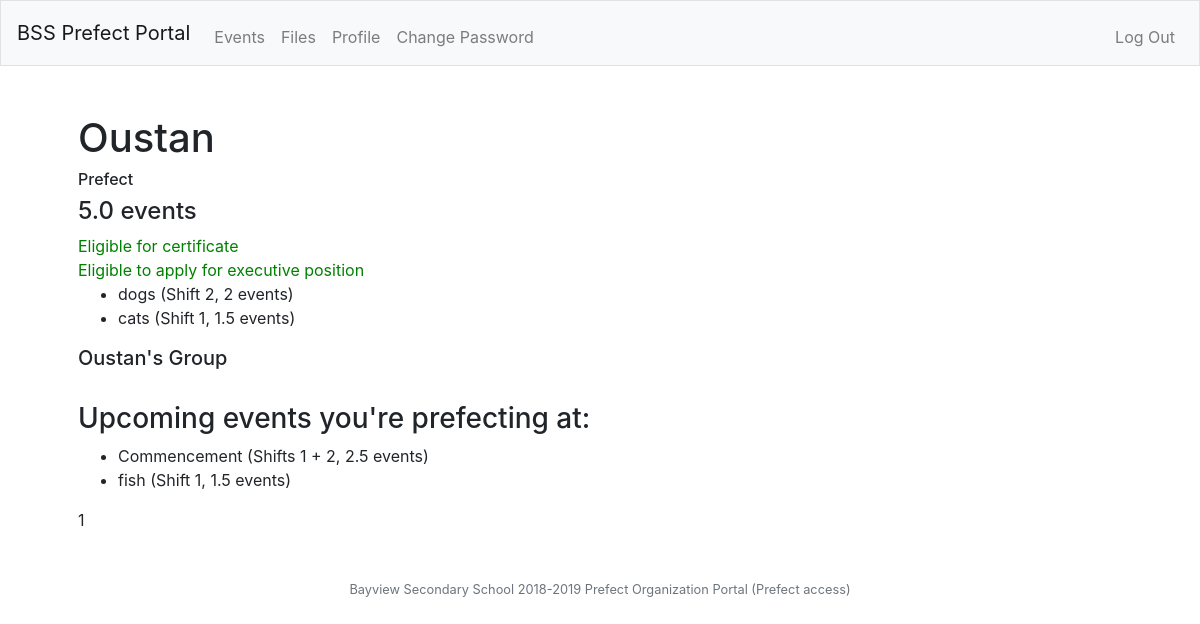
The page / (signed in) on the database its author committed.
### tables this page shows
CREATE TABLE users (id INTEGER PRIMARY KEY AUTOINCREMENT NOT NULL UNIQUE, username TEXT NOT NULL UNIQUE, name TEXT NOT NULL, hash TEXT NOT NULL, credits NUMERIC DEFAULT (0), grade TEXT, gender TEXT, dietary TEXT, leader TEXT, size TEXT, status TEXT, home TEXT, cell TEXT, email TEXT, position TEXT NOT NULL DEFAULT Prefect);

CREATE TABLE completed (eventName TEXT NOT NULL, eventCode INTEGER NOT NULL, shift INTEGER NOT NULL, value NUMERIC NOT NULL, id INTEGER NOT NULL);

CREATE TABLE signup (eventName TEXT NOT NULL, eventCode INTEGER NOT NULL, shift INTEGER NOT NULL, value NUMERIC NOT NULL, id INTEGER NOT NULL);

CREATE TABLE events (eventName TEXT NOT NULL, eventCode INTEGER NOT NULL, shift INTEGER NOT NULL, value NUMERIC NOT NULL, visible TEXT NOT NULL DEFAULT "no", done TEXT NOT NULL DEFAULT "no");

### app.py (the view)
@app.route('/')
@login_required
def index():
    db.execute("SELECT * FROM users WHERE id = ?", (session['user_id'],))
    creds = db.fetchall()
    if creds[0][14] == 'Executive':
        return redirect(url_for('indexe'))
    db.execute("SELECT * FROM completed WHERE id = ?", (session['user_id'],))
    events = db.fetchall()
    db.execute("SELECT * FROM signup WHERE id = ?", (session['user_id'],))
    future = db.fetchall()
    prefect = dict([
        ('name', creds[0][2]),
        ('credits', float(creds[0][4])),
        ('events', [(event[0], event[2], event[3]) for event in events]),
        ('leader', creds[0][8]),
        ('registered', [(event[0], event[2], lookup(event[1], event[2])['value']) for event in future]),
        ('position', creds[0][14])
        ])
    userId = session['user_id']
    return render_template('index.html', prefect=prefect, id = userId)

### app.py (called while the page is built)
@app.after_request
def after_request(response):
    response.headers['Cache-Control'] = "no-cache, no-store, must-revalidate"
    response.headers['Expires'] = 0
    response.headers['Pragma'] = 'no-cache'
    return response

### functions.py (called while the page is built)
def login_required(f):
    @wraps(f)
    def decorated_function(*args, **kwargs):
        if session.get('user_id') is None:
            return redirect('/login')
        return f(*args, **kwargs)
    return decorated_function

def lookup(code, shift):
    db.execute('SELECT * FROM events WHERE eventCode = ? and shift = ?', (code, shift))
    eventInfo = db.fetchall()
    info = {
        'name': eventInfo[0][0],
        'code': eventInfo[0][1],
        'shift': eventInfo[0][2],
        'value': eventInfo[0][3]
    }
    return info

### templates/index.html (shortened to what this page needs)
{% extends "layout.html" %}
{% block main %}
    <h1>{{ prefect.name }}</h1>
    <h6>{{ prefect.position }}</h6>
    <h4>{{ prefect.credits }} events</h4>
    {% if prefect.credits >= 4 %}
        <p class="green">Eligible for certificate</p>
    {% else %}
        <p class="red">Not yet elegible for certificate ({{ 4 - prefect.credits }} events needed)</p>
    {% endif %}
    {% if prefect.credits >= 5 %}
        <p class="green">Eligible to apply for executive position</p>
    {% else %}
        <p class="red">Not yet eligible to apply for executive position ({{ 5 - prefect.credits }} events needed)</p>
    {% endif %}
    <ul>
        {% for event in prefect.events %}
            {% if event[1] == 3 %}
                <li>{{ event[0] }} (Shifts 1 + 2, {{ event[2] }} events)</li>
            {% else %}
                <li>{{ event[0] }} (Shift {{ event[1] }}, {{ event[2] }} events)</li>
            {% endif %}
        {% endfor %}
    </ul>
    <h5>{{ prefect.leader }}'s Group</h5>
    <br>
    <h3>Upcoming events you're prefecting at:</h3>
    <ul>
        {% for event in prefect.registered %}
            {% if event[1] == 3 %}
                <li>{{ event[0] }} (Shifts 1 + 2, {{ event[2] }} events)</li>
            {% else %}
                <li>{{ event[0] }} (Shift {{ event[1] }}, {{ event[2] }} events)</li>
            {% endif %}
        {% endfor %}
    </ul>
    {{ id }}
{% endblock %}

### templates/layout.html (shortened to what this page needs)
<!DOCTYPE html>
<html lang="en">
    <head>
        <link rel="stylesheet" href="https://stackpath.bootstrapcdn.com/bootstrap/4.1.3/css/bootstrap.min.css">
        <link rel="stylesheet" type="text/css" href="/static/styles.css">
    </head>
    <body>
        <nav class="navbar navbar-expand-md navbar-light bg-light border">
            <a class="navbar-brand" href="/"><span class="">BSS Prefect Portal</span></a>
            <div class="collapse navbar-collapse" id="navbar">
                {% if session.user_id %}
                    <ul class="navbar-nav mr-auto mt-2">
                        <li class="nav-item"><a class="nav-link" href="/events">Events</a></li>
                        <li class="nav-item"><a class="nav-link" href="/files">Files</a></li>
                        <li class="nav-item"><a class="nav-link" href="/profile">Profile</a></li>
                        <li class="nav-item"><a class="nav-link" href="/change">Change Password</a></li>
                    </ul>
                    <ul class="navbar-nav ml-auto mt-2">
                        <li class="nav-item"><a class="nav-link" href="/logout">Log Out</a></li>
                    </ul>
                {% endif %}
            </div>
        </nav>
        <main class="container p-5">
            {% block main %}{% endblock %}
        </main>
        <footer class="small text-center text-muted">
            Bayview Secondary School 2018-2019 Prefect Organization Portal (Prefect access)
        </footer>
    </body>
</html>

### static/styles.css (style rules this page uses)
p { margin: 0px; }
.green, .completed { color: green; }

### rows shown on the page
users: name "Oustan", position "Prefect", credits "5.0", leader "Oustan"
completed: eventName "dogs", eventCode "2", shift "2"
completed: eventName "cats", event "1", value "1.5"
signup: eventName "Commencement"
events: value "2.5"
signup: eventName "fish"
events: value "1.5"

### other values the page prints
{{ event[1] }} "1"
{{ id }} "1"
